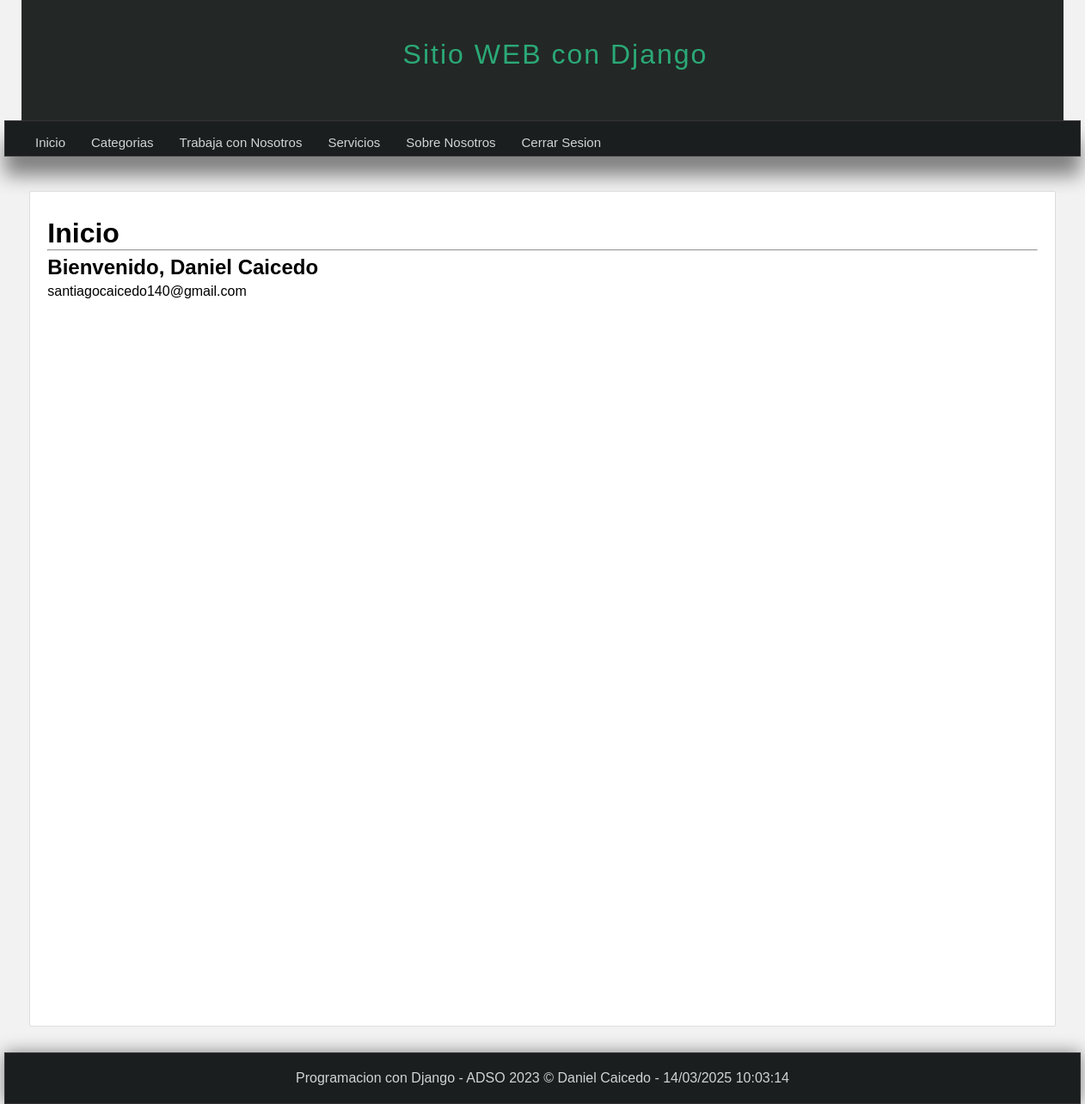
The app's page / (signed in) with its own data.
### Pages/models.py (models this page shows, shortened)
class Page(models.Model):
    title= models.CharField(max_length=50, verbose_name="Titulo")
    content= RichTextField(verbose_name="Contenido")
    slug= models.CharField(unique=True, max_length=150, verbose_name="URL Amigable") #url que va a tener la pagina
    visible = models.BooleanField(verbose_name="¿Visible?")
    order = models.IntegerField(default=0, verbose_name="Orden")
    created_at= models.DateTimeField(auto_now_add=True, verbose_name="Creacion:")
    updated_at= models.DateTimeField(auto_now_add=True, verbose_name="Actualizacion: ")
    class Meta:
        verbose_name= "Pagina"
        verbose_name_plural= "Paginas"

### mainapp/views.py (the view)
# urls.py: path('', views.index, name='index'), #Configuracion de ruta vacia vinculada al index
def index(request):
    return render(request, 'mainapp/index.html', {
        'title': 'Inicio'
    }  )

### Pages/context_processors.py (called while the page is built)
def get_pages(request):
    pages= Page.objects.filter(visible= True).order_by('order').values_list('id', 'title', 'slug')
    return{
        'pages': pages
    }

### blog/processor.py (called while the page is built)
def get_categories(request):
    categories_in_use = Article.objects.filter(public= True).values_list('categories', flat=True)
    categories= Category.objects.filter(id__in= categories_in_use).values_list('id', 'name')
    return{
        'categories': categories,
        'ids': categories_in_use
    }

### mainapp/templates/mainapp/index.html (shortened to what this page needs)
{%  extends "layouts/layout.html"  %}
{% block content %}
    <h1>{{title}} </h1>
<hr/>
    {% if user.email %}
        <h2>Bienvenido, {{request.user.first_name}}  {{user.last_name}} </h2>
        <p>
            {{user.email}}
        </p>
    {% else %}
    <h2>Identificate para ver mas informacion</h2>
    {% endif %}
{% endblock %}

### mainapp/templates/layouts/layout.html (shortened to what this page needs)
{% load static %}
<!DOCTYPE html>
<html lang="en">
<head>
    <link rel="stylesheet" type="text/css" href="{% static 'css/styles.css' %}">
</head>
<body>
    <header>
        <div id="logotipo">
            <h1>Sitio WEB con Django</h1>
        </div>
    </header>
    <nav>
        <ul>
            <li>
                <a href='{% url "inicio"%}' >Inicio </a>
            </li>
            {% if user.email %}
                <li>
                    <a href='{% url "list_articles"%}' >Categorias </a>
                </li>
                {% for page in pages  %}
                <li>
                    <a href=' {% url 'page' page.2 %} ' > {{page.1}} </a>
                </li>
                {% endfor %}
                <li>
                    <a href='{% url "logout" %}' >Cerrar Sesion</a>
                </li>
            {% endif %}
        </ul>
    </nav>
    <div id="content">
        <div class="box">
            {% block content%}{% endblock %}
        </div>
    </div>
    <footer>
        Programacion con Django - ADSO 2023 &copy; Daniel Caicedo - {% now "d/m/Y h:m:s"%}
    </footer>
</body>
</html>

### mainapp/static/css/styles.css (style rules this page uses)
* { margin: 0px; padding: 0px; font-family: Arial, Helvetica, sans-serif; text-decoration: none; }
p, h2 , h3, ul { margin-top: 5px; margin-bottom: 5px; }
ul, ol { margin-left: 20px; margin-bottom: 10px; }
body { background-color: #f2f2f2; }
header { width: 1212px; height: 140px; background-color: #232826; margin: 0px auto; }
#logotipo { width: 40%; height: 130px; margin: 0px auto; padding-top: 10px; }
#logotipo h1 { display: block; float: left; margin-top: 35px; margin-left: 20px; letter-spacing: 2px; font-weight: lighter; color: #2ba977; }
nav { width: 1250px; height: 40px; background-color: #1b1e1f; border: 1px solid #333333; margin: 0 auto; box-shadow: 0px 22px 22px gray; font-size: 15px; }
nav > ul { list-style: none; text-decoration: 40px; }
nav > ul > li { line-height: 40px; float: left; }
nav > ul > li > a { display: block; padding-left: 15px; padding-right: 15px; color: #d1d4d6; }
#content { width: 1212px; min-height: 930px; margin: 0 auto; margin-bottom: 30px; margin-top: 40px }
.box { background: white; min-height: 930px; width: 95%; padding: 20px; border: 1px solid #ddd; border-radius: 2px; margin: 0 auto; }
footer { width: 1250px; background-color: #1b1e1f; border: 1px solid #333333; color: #d1d4d6; text-align: center; padding-top: 20px; margin: 0 auto; padding-bottom: 20px; box-shadow: 0px 0px 20px gray; }

### records on screen
Page: title "Trabaja con Nosotros"
Page: title "Servicios"
Page: title "Sobre Nosotros"

### other values on screen
{{ title }} "Inicio"
{{ request.user.first_name }} "Daniel"
{{ user.last_name }} "Caicedo"
{{ user.email }} "santiagocaicedo140@gmail.com"
